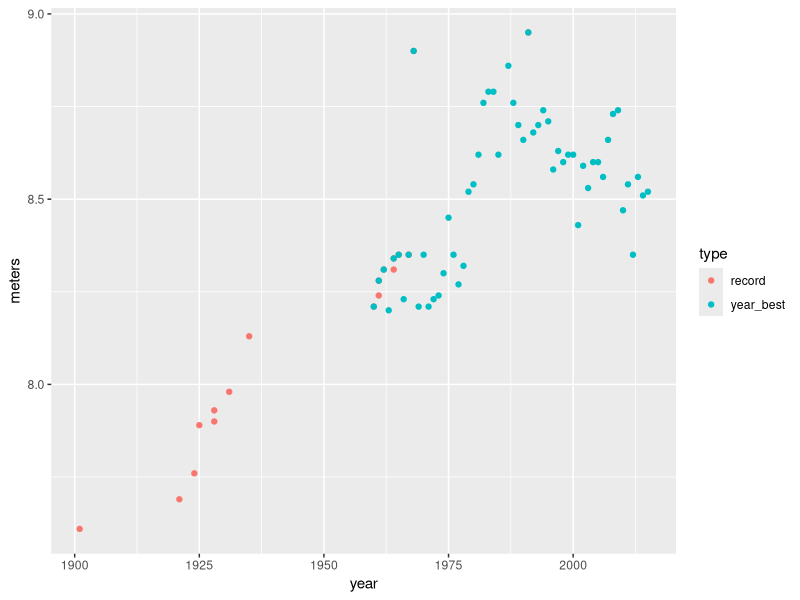
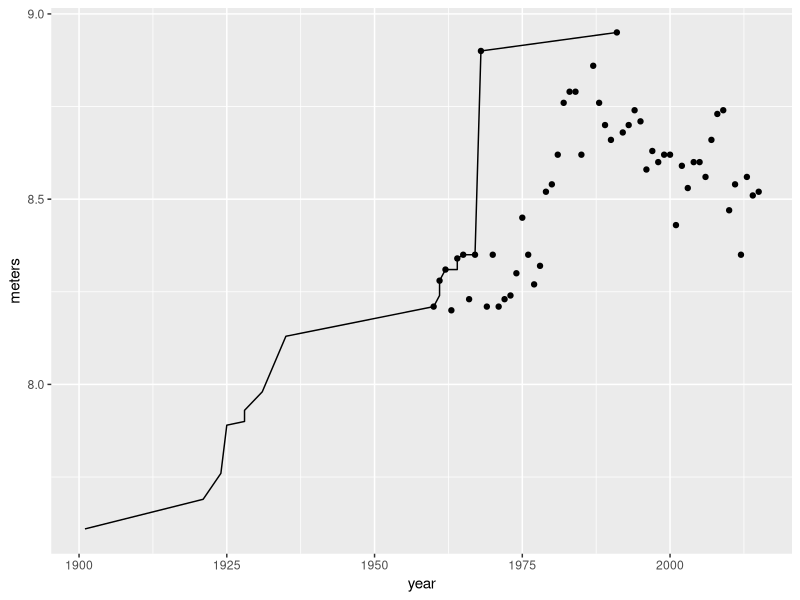
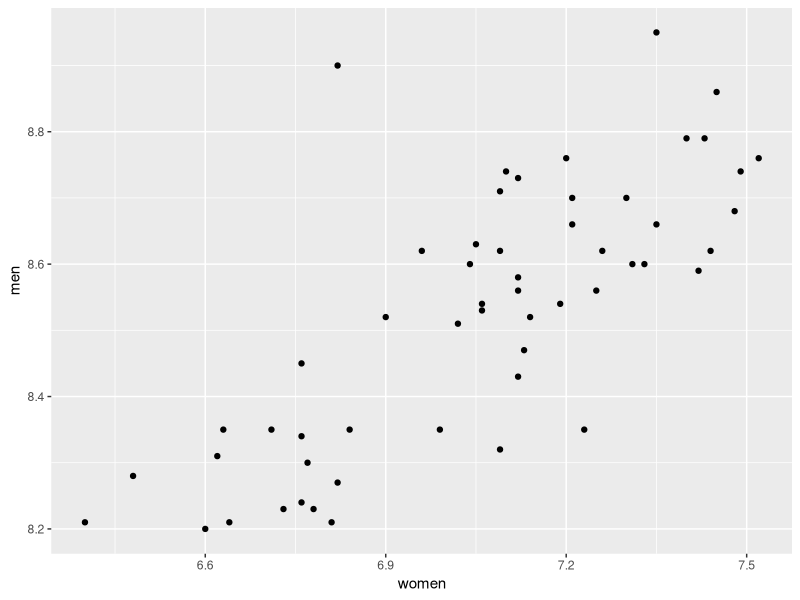

The R source for these figures, in order:
## ---- chunk 1
knitr::opts_chunk$set(echo = TRUE)
## ---- chunk 2
library(ggplot2)
library(plyr)
library(reshape2)
library(readr)
library(stringr)
## ---- chunk 3
mens_long_jump_records <- read_csv("mens_long_jump_records.txt", comment = "#")
mens_long_jump_year_best <- read_csv("mens_long_jump_year_best.txt", comment = "#")
## ---- chunk 4
combined_jump <- rbind(transform(mens_long_jump_records, type = "record"),
                       transform(mens_long_jump_year_best, type = "year_best"))
qplot(x = year, y = meters, colour = type, data = combined_jump)
## ---- chunk 5
ggplot() + geom_line(aes(x = year, y = meters), data = mens_long_jump_records) +
  geom_point(aes(x = year, y = meters), data = mens_long_jump_year_best)
## ---- chunk 6
womens_long_jump_year_best <- read_csv("womens_long_jump_year_best.txt", comment = "#")
year_best <- merge(womens_long_jump_year_best, mens_long_jump_year_best,
                   by.x = "year", by.y = "year")
colnames(year_best)[2:3] <- c("women", "men")
## ---- chunk 7
subset(year_best, year == 1986)
subset(mens_long_jump_year_best, year == 1986)
subset(womens_long_jump_year_best, year == 1986)
## ---- chunk 8
year_best_fixed <- merge(womens_long_jump_year_best, mens_long_jump_year_best,
                         by.x = "year", by.y = "year", all.x = TRUE)
colnames(year_best_fixed)[2:3] <- c("women", "men")
subset(year_best_fixed, year == 1986)
## ---- chunk 9
qplot(x = women, y = men, data = year_best_fixed)
## ---- chunk 10
cor(year_best_fixed$women, year_best_fixed$men, use = "pairwise")
cor.test(year_best_fixed$women, year_best_fixed$men)
lm(women ~ men, year_best_fixed)
## ---- chunk 11
year_best_longform <- melt(year_best_fixed, id.vars = "year")
head(year_best_longform)
## ---- chunk 12
nrow(year_best_fixed)
nrow(year_best_longform)
nrow(year_best_longform)/2
## ---- chunk 13
trigonometric_table <- function(x) {
  data.frame(x,
             sin_x = sin(x),
             cos_x = cos(x))
}
## ---- chunk 14
x <- seq(from = 0, to = 2 * pi, by = 0.1)
trigonometric_table(x)
## ---- chunk 15
filenames <- paste("data_", 1:14, ".txt", sep = "")
str_replace(filenames, pattern = ".txt", replacement = "")
